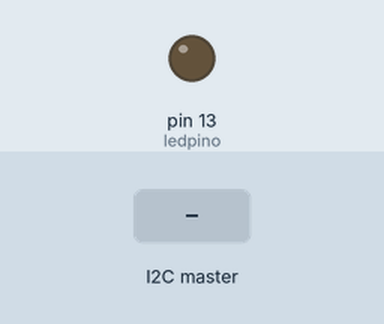
Recording of a sketch running on a simulated Arduino Uno, built with avr-gcc and run on an emulated ATmega328P. On the bench: output pins drawn as LEDs (lit = HIGH). The test bench sets the inputs (shaded band).

Above: at 1.2 s.
1.3 s: the I2C master sends the byte 1
At 2.5 s:
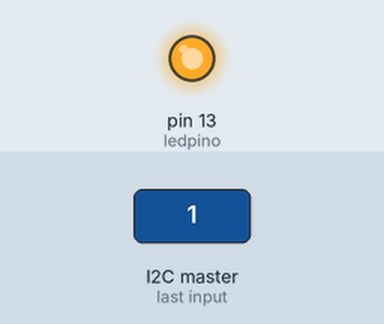
2.8 s: the I2C master sends the byte 0
At 3.7 s:
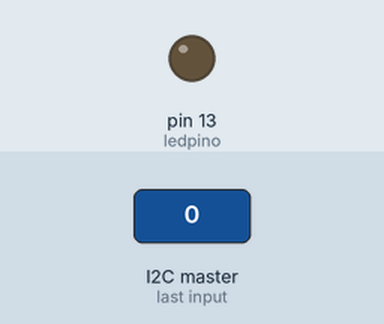
4.3 s: the I2C master sends the byte 2
At 4.8 s:
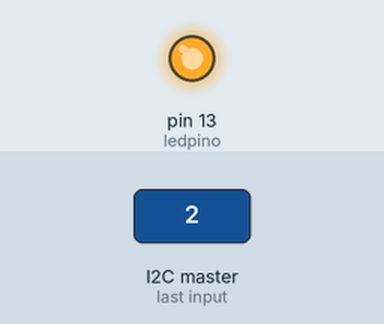
Timing chart, 0 to 7.3 s (numbered marks = the images above; inputs shaded):
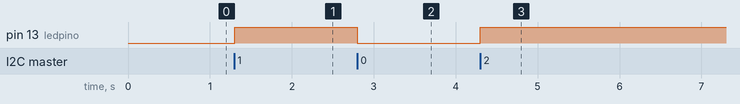

The sketch:

Aula_65_NANO_RECEBER.ino
```cpp
#include "Wire.h"

#define ledpino 13
#define meuEndereco 0x101

void setup() {
  Wire.begin(meuEndereco);
  Wire.onReceive(receptor);
  pinMode(ledpino,OUTPUT);
}

void loop() {
}

void receptor(int quantidade){
  if(Wire.available()){
    char recebido=Wire.read();
    digitalWrite(ledpino,recebido);
  }
}
```

Measured:
- after the input at 1.3 s, pin 13 (ledpino): LOW → HIGH at once
- after the input at 2.8 s, pin 13 (ledpino): HIGH → LOW at once
- after the input at 4.3 s, pin 13 (ledpino): LOW → HIGH at once
